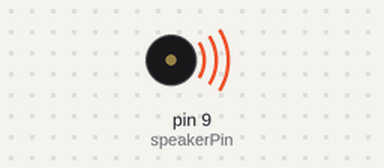
The sketch below on a simulated Arduino Uno, built with avr-gcc and run on an emulated ATmega328P. Shown: buzzer (waves = sounding).

Above: at 0.1 s.
Timing chart, 0 to 1.6 s (numbered marks = the images above):
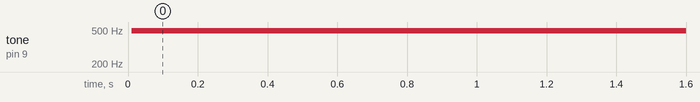

Measured:
- by itself, tone on pin 9 (speakerPin): silent → 490 Hz at 0.01 s

The sketch:

generate_pwm.ino
```cpp
int speakerPin = 9; // Pin connected to a piezo or speaker

void setup() {
  pinMode(speakerPin, OUTPUT);
}

void loop() {
  for (int i = 0; i < 255; i++) {
    analogWrite(speakerPin, i);
    delay(10);
  }
  for (int i = 255; i >= 0; i--) {
    analogWrite(speakerPin, i);
    delay(10);
  }
}
```
